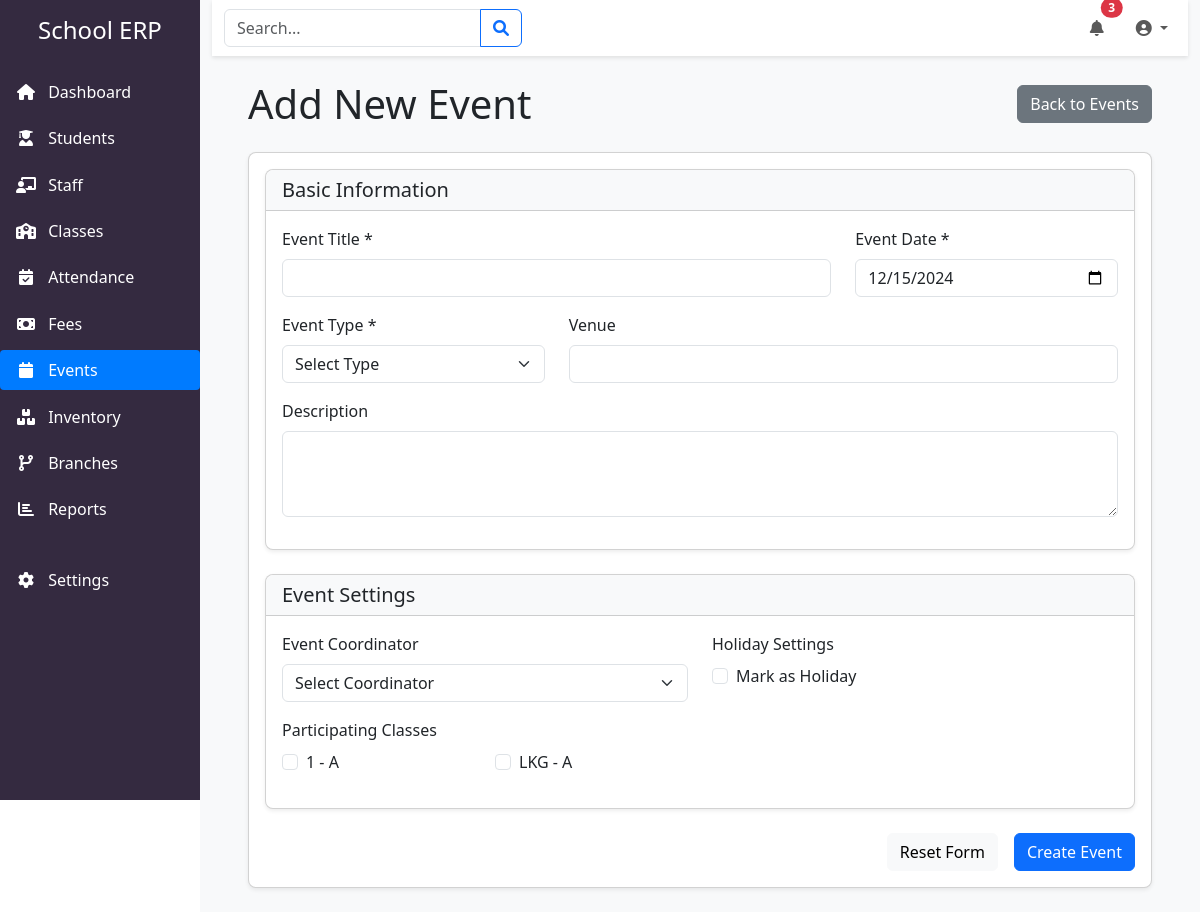
Page /events/add on the committed database.
### app/models/models.py (models this page shows, shortened)
class Class(db.Model):
    __tablename__ = 'class'
    id = db.Column(db.Integer, primary_key=True)
    name = db.Column(db.String(50), nullable=False)
    section = db.Column(db.String(10), nullable=False)
    academic_year = db.Column(db.Integer, nullable=False)
    primary_teacher_id = db.Column(db.Integer, db.ForeignKey('staff.id'))
    capacity = db.Column(db.Integer, default=30)
    is_active = db.Column(db.Boolean, default=True)
    students = db.relationship('Student', backref='class_group', lazy=True)
    primary_teacher = db.relationship('Staff', backref='primary_class', foreign_keys=[primary_teacher_id])
    subjects = db.relationship('Subject', backref='class_group', lazy=True)
    __table_args__ = (
        db.UniqueConstraint('name', 'section', 'academic_year', name='unique_class_section'),
    )

### app/routes/events.py (the view, shortened to what this page needs)
@bp.route('/add', methods=['GET', 'POST'])
def add_event():
    staff = Staff.query.filter_by(is_active=True).order_by(Staff.first_name).all()
    classes = Class.query.filter_by(is_active=True).all()
    today = datetime.now().strftime('%Y-%m-%d')
    return render_template('events/add.html',
                         staff=staff,
                         classes=classes,
                         today=today)

### app/templates/events/add.html (shortened to what this page needs)
{% extends "base.html" %}
{% block content %}
<div class="container">
    <div class="d-flex justify-content-between align-items-center mb-4">
        <h1 class="mb-0">Add New Event</h1>
        <a href="{{ url_for('events.list_events') }}" class="btn btn-secondary">
             Back to Events
        </a>
    </div>
    <div class="card">
        <div class="card-body">
            <form method="POST" class="needs-validation" novalidate>
                <div class="card mb-4">
                    <div class="card-header">
                        <h5 class="card-title mb-0">Basic Information</h5>
                    </div>
                    <div class="card-body">
                        <div class="row mb-3">
                            <div class="col-md-8">
                                <label for="title" class="form-label">Event Title *</label>
                                <input type="text" class="form-control" id="title" name="title"
                                       required maxlength="100">
                            </div>
                            <div class="col-md-4">
                                <label for="date" class="form-label">Event Date *</label>
                                <input type="date" class="form-control" id="date" name="date"
                                       required min="{{ today }}" value="{{ today }}">
                            </div>
                        </div>
                        <div class="row mb-3">
                            <div class="col-md-4">
                                <label for="event_type" class="form-label">Event Type *</label>
                                <select class="form-select" id="event_type" name="event_type" required>
                                    <option value="">Select Type</option>
                                </select>
                            </div>
                            <div class="col-md-8">
                                <label for="venue" class="form-label">Venue</label>
                                <input type="text" class="form-control" id="venue" name="venue"
                                       maxlength="100">
                            </div>
                        </div>
                        <div class="mb-3">
                            <label for="description" class="form-label">Description</label>
                            <textarea class="form-control" id="description" name="description"
                                      rows="3"></textarea>
                        </div>
                    </div>
                </div>
                <div class="card mb-4">
                    <div class="card-header">
                        <h5 class="card-title mb-0">Event Settings</h5>
                    </div>
                    <div class="card-body">
                        <div class="row mb-3">
                            <div class="col-md-6">
                                <label for="coordinator_id" class="form-label">Event Coordinator</label>
                                <select class="form-select" id="coordinator_id" name="coordinator_id">
                                    <option value="">Select Coordinator</option>
                                </select>
                            </div>
                            <div class="col-md-6">
                                <label class="form-label d-block">Holiday Settings</label>
                                <div class="form-check">
                                    <input class="form-check-input" type="checkbox" id="is_holiday"
                                           name="is_holiday">
                                    <label class="form-check-label" for="is_holiday">
                                        Mark as Holiday
                                    </label>
                                </div>
                            </div>
                        </div>
                        <div class="mb-3">
                            <label class="form-label">Participating Classes</label>
                            <div class="row g-3">
                                {% for class in classes %}
                                <div class="col-md-3">
                                    <div class="form-check">
                                        <input class="form-check-input" type="checkbox"
                                               name="participants" value="{{ class.id }}"
                                               id="class_{{ class.id }}">
                                        <label class="form-check-label" for="class_{{ class.id }}">
                                            {{ class.name }} - {{ class.section }}
                                        </label>
                                    </div>
                                </div>
                                {% endfor %}
                            </div>
                        </div>
                    </div>
                </div>
                <div class="d-grid gap-2 d-md-flex justify-content-md-end">
                    <button type="reset" class="btn btn-light me-md-2">Reset Form</button>
                    <button type="submit" class="btn btn-primary">Create Event</button>
                </div>
            </form>
        </div>
    </div>
</div>
{% endblock %}

### app/templates/events/add.html (style rules this page uses)
.form-label { font-weight: 500; }
.card-header { background-color: #f8f9fa; }
.card { border-radius: 0.5rem; box-shadow: 0 0.125rem 0.25rem rgba(0, 0, 0, 0.075); }
.card-header { border-top-left-radius: 0.5rem !important; border-top-right-radius: 0.5rem !important; }

### app/templates/base.html (style rules this page uses)
:root { --sidebar-bg: #342a40; --sidebar-hover: rgba(255,255,255,0.1); --active-link: #007bff; --content-bg: #f8f9fa; }

### rows in the picture
Class: name "1", section "A"
Class: name "LKG", section "A"
